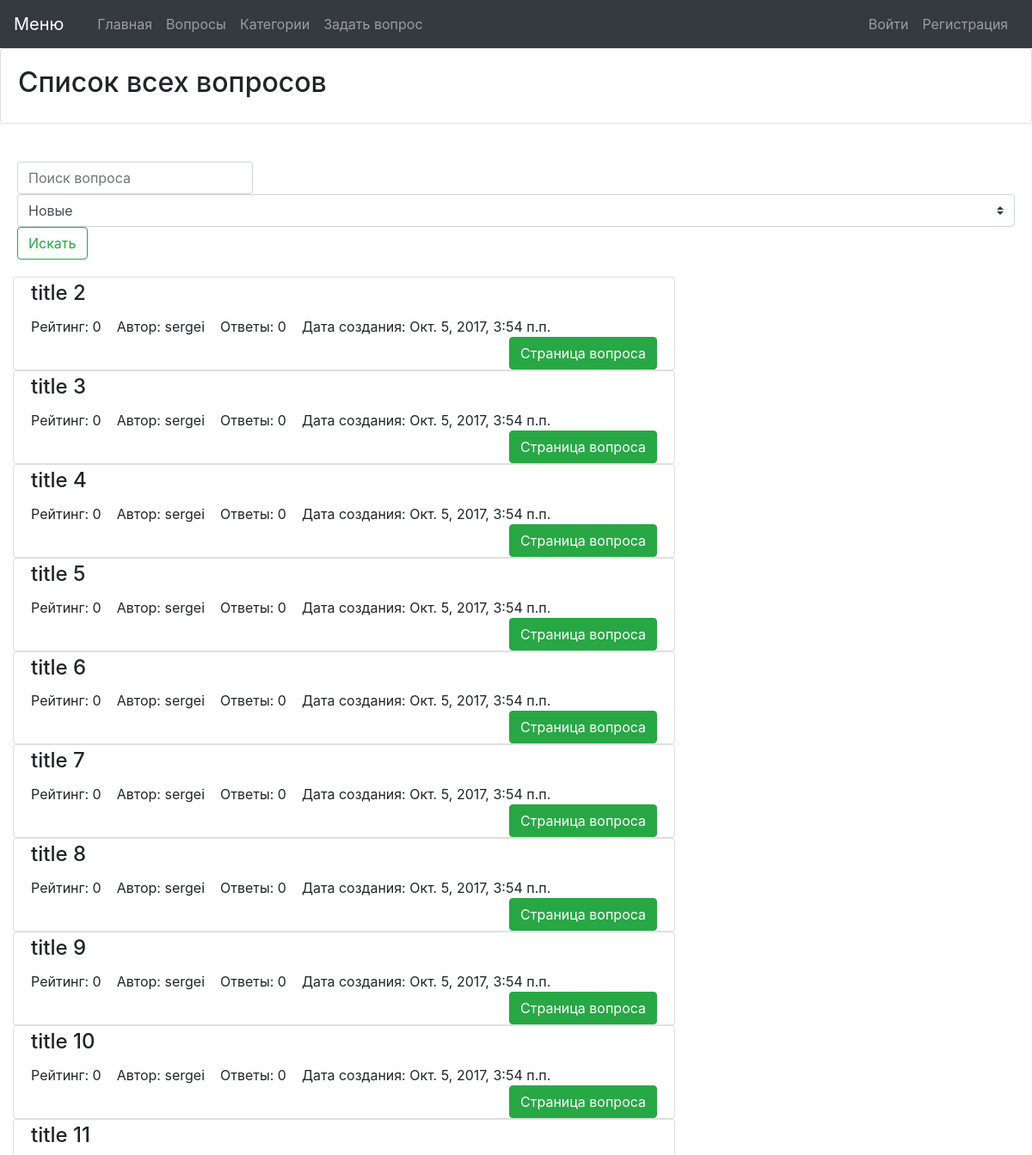
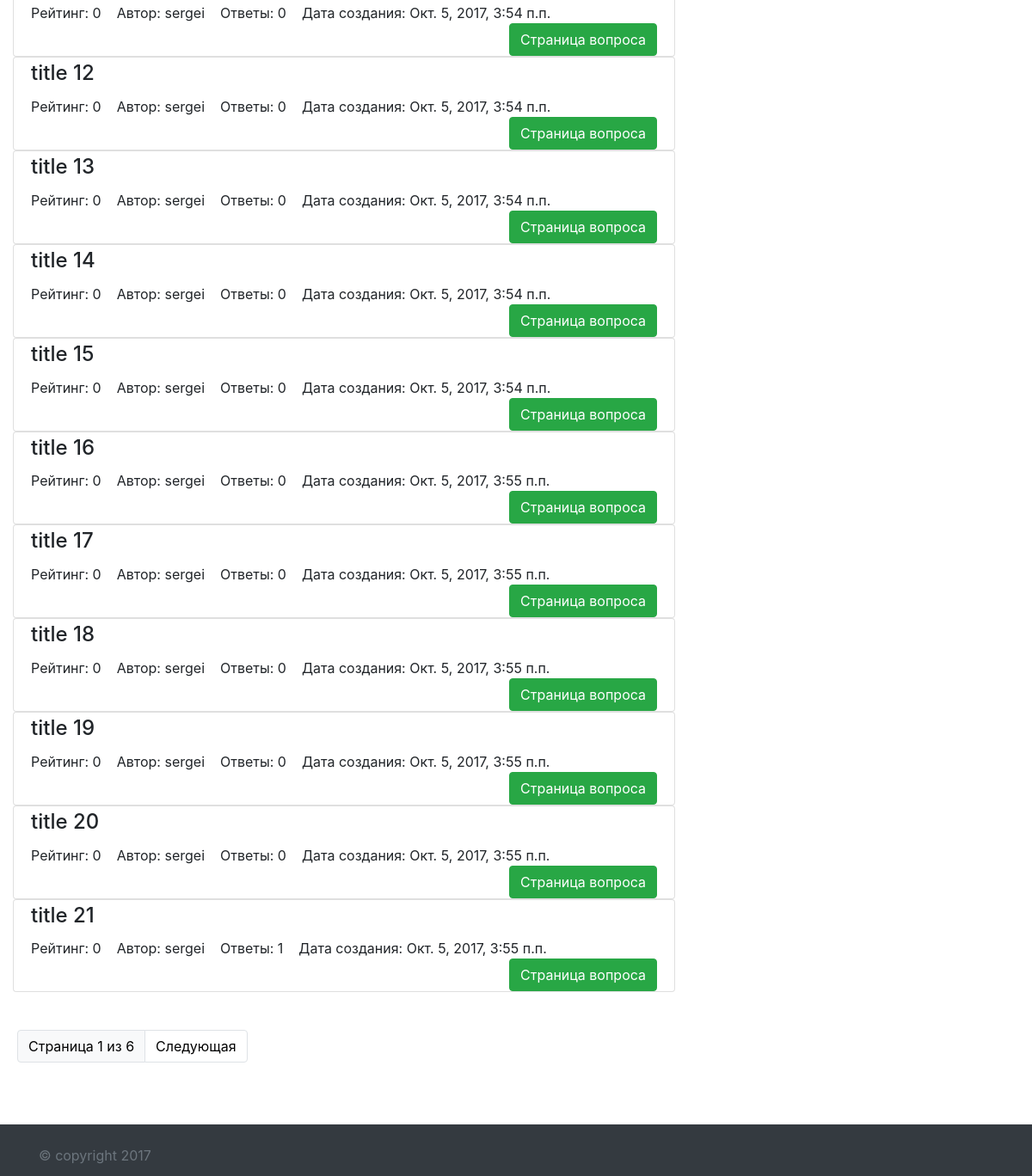
The app's page /questions/, older data (2 pictures, top to bottom).
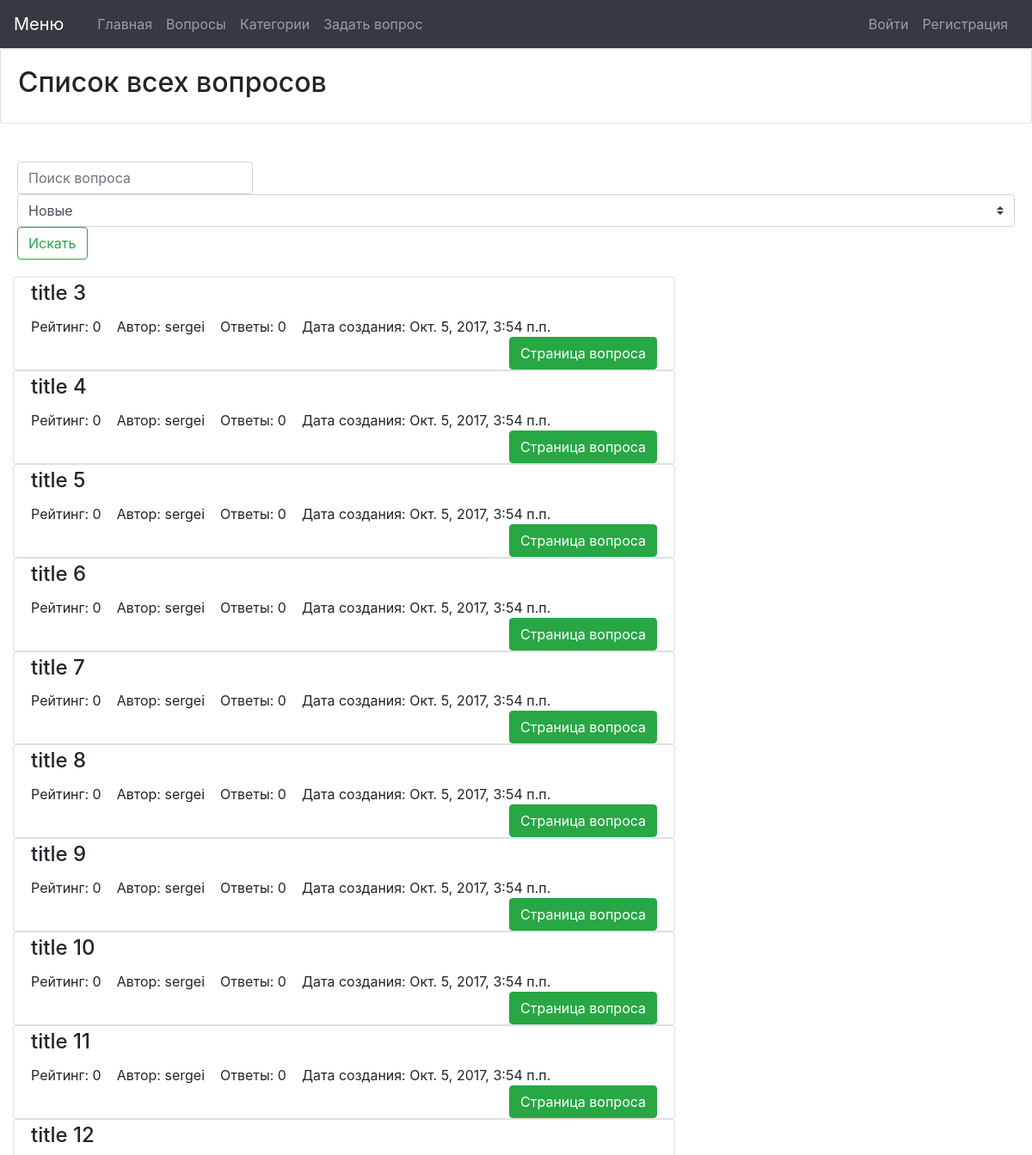
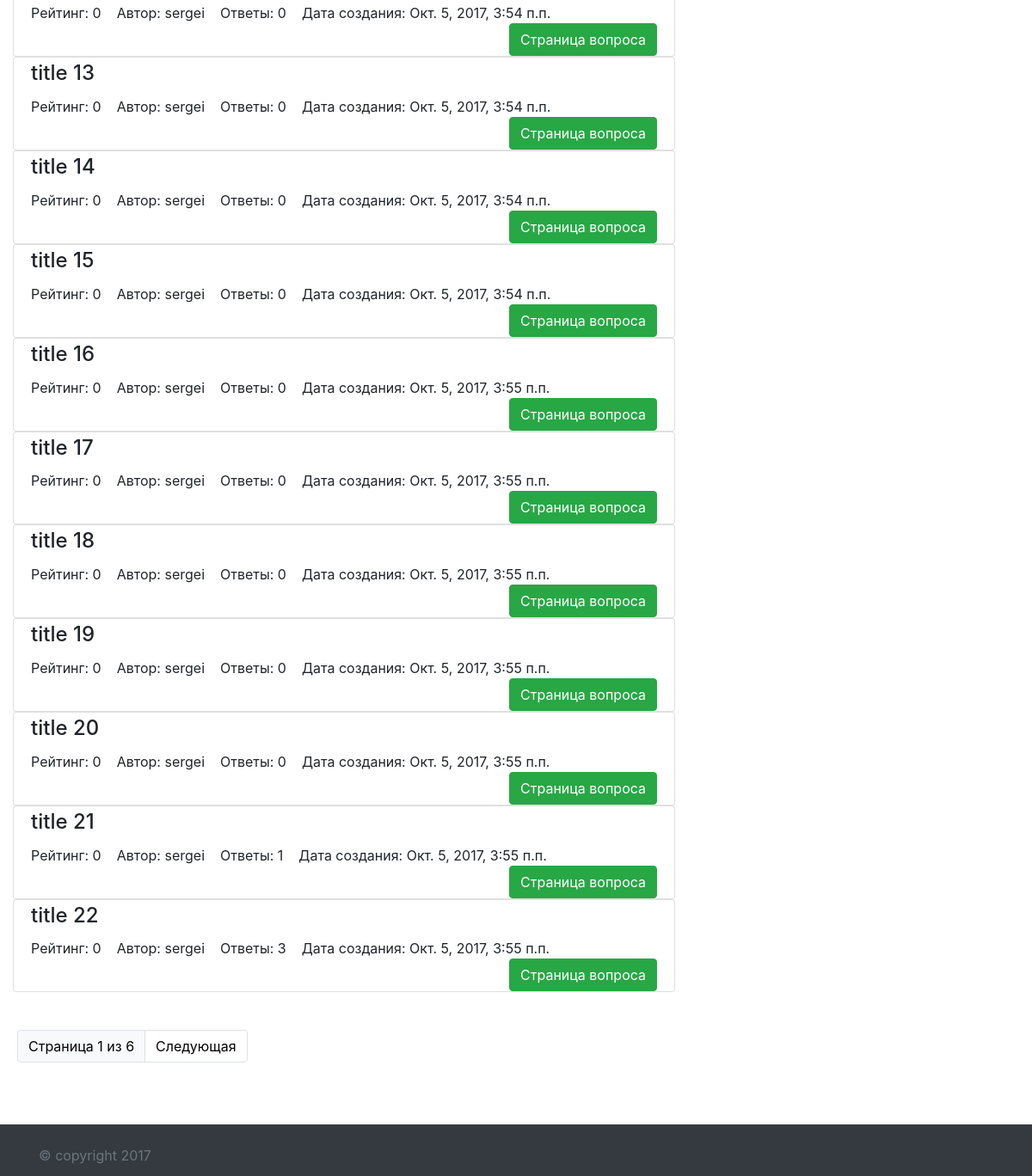
The same page, newer data (2 pictures, top to bottom).
### questions/models.py (models this page shows, shortened)
class Question(models.Model):
    author = models.ForeignKey(settings.AUTH_USER_MODEL)
    title = models.CharField(max_length=255, verbose_name=u'заголовок')
    text = models.TextField(verbose_name=u'описание')
    created_at = models.DateTimeField(auto_now_add=True, verbose_name=u'дата создания')
    rating = models.PositiveIntegerField(default=0, verbose_name=u'рейтинг')
    categories = models.ManyToManyField(Category, related_name='questions')
    class Meta:
        verbose_name = u'Вопрос'
        verbose_name_plural = u'Вопросы'
        ordering = ('-created_at', )

### questions/views.py (the view)
class QuestionList(ListView):
    template_name = "question_list.html"
    model = Question
    paginate_by = 20
    def dispatch(self, request, *args, **kwargs):
        self.form = QuestionListForm(request.GET)
        self.form.is_valid()
        return super(QuestionList, self).dispatch(request, *args, **kwargs)
    def get_queryset(self):
        queryset = Question.objects.all()
        if self.form.cleaned_data.get('search'):
            queryset = queryset.filter(title=self.form.cleaned_data['search'])
        if self.form.cleaned_data.get('sort_field'):
            queryset = queryset.order_by(self.form.cleaned_data['sort_field'])
        queryset = queryset.annotate(answers_count=Count('answers__id'))
        return queryset
    def get_context_data(self, **kwargs):
        context = super(QuestionList, self).get_context_data(**kwargs)
        context['form'] = self.form
        return context

### questions/forms.py
class QuestionListForm(forms.Form):
    search = forms.CharField(required=False)
    sort_field = forms.ChoiceField(choices=(('-created_at', u'Новые'), ('created_at', u'Старые'),
                                            ('title', u'Заголовок'), ('-answers_count', u'Кол-во ответов'),
                                            ('-rating', u'Рейтинг')), required=False)
    """
    def clean_search(self):
        search = self.cleaned_data.get('search')
        raise forms.ValidationError(u'Я неправильный поиск!')
        return search
    """

### questions/templates/question_list.html (shortened to what this page needs)
{% extends 'base.html' %}
{% block caption %}Список всех вопросов{% endblock %}
{% block content %}
    <div class="card-body">
    <form action="" class="form-inline my-2 my-lg-0">
        <input type="text" name="search" id="id_search" class="form-control mr-sm-2" placeholder="Поиск вопроса" />
        <select name="sort_field" id="id_sort_field" class="custom-select">
            <option value="-created_at">Новые</option>
        </select>
        <button type="submit" class="btn btn-outline-success">Искать</button>
    </form>
    </div>
    <div class="col-sm-8">
    {% for question in object_list %}
    <div class="row">
      <div class="col">
        <div class="card">
          <div class="card-body">
            <h4 class="card-title" style="margin-top: -16px;">{{ question.title }}</h4>
            <span class="card-text">Рейтинг: {{ question.rating }}</span>&nbsp;&nbsp;&nbsp;
            <span class="card-text">Автор: {{ question.author }}</span>&nbsp;&nbsp;&nbsp;
            <span class="card-text">Ответы: {{ question.answers_count }}</span>&nbsp;&nbsp;&nbsp;
            <span class="card-text">Дата создания: {{ question.created_at }}</span>
            <a href="{% url 'question_detail' pk=question.id %}" class="btn btn-success" style="float:right;margin-bottom:-20px;">Страница вопроса</a>
          </div>
        </div>
      </div>
    </div>
    {% endfor %}<br/>
    </div>
    <div class="card-body">
    {% if is_paginated %}
        <nav aria-label="Page navigation example">
          <ul class="pagination">
            <li class="page-item"><a class="page-link bg-light" href="#" style="color: black;">Страница {{ page_obj.number }} из {{ page_obj.paginator.num_pages }}</a></li>
        {% if page_obj.has_next %}
            <li class="page-item"><a class="page-link" href="?page={{ page_obj.next_page_number }}" style="color: black;">Следующая</a></li>
        {% endif %}
          </ul>
        </nav>
    {% endif %}
    </div>
{% endblock %}

### templates/base.html (shortened to what this page needs)
<!DOCTYPE html>
<html lang="en">
  <head>
    {% load static %}
    <link rel="stylesheet" type="text/css" href="{% static 'style.css' %}" />
    <link rel="stylesheet" href="https://maxcdn.bootstrapcdn.com/bootstrap/4.0.0-beta/css/bootstrap.min.css">
    <link rel="stylesheet" type="text/css" href="{% static 'jquery-ui.css' %}" />
    <link rel="stylesheet" type="text/css" href="{% static 'chosen.css' %}" />
  </head>
  <body>
    <header>
        <nav class="navbar navbar-expand-lg navbar-dark bg-dark">
          <a class="navbar-brand" href="/index/">Меню</a>
          <div class="collapse navbar-collapse" id="navbarNav">
            <div class="col-md-10">
            <ul class="navbar-nav">
              <li class="nav-item">
                <a class="nav-link" href="/index/">Главная <span class="sr-only">(current)</span></a>
              </li>
              <li class="nav-item">
                <a class="nav-link" href="/questions/">Вопросы</a>
              </li>
              <li class="nav-item">
                <a class="nav-link" href="/questions/categories/">Категории</a>
              </li>
              <li class="nav-item">
                <a class="nav-link" href="/questions/create/">Задать вопрос</a>
              </li>
            </ul>
            </div>
            <ul class="navbar-nav">
            {% if user.is_authenticated %}
              <li class="nav-item">
                  <a class="nav-link" href="/profile/">Профиль</a>
              </li>
              <li class="nav-item">
                  <form action="/logout/" method="post" class="form-inline">
                     {% csrf_token %}
                     <button class="btn btn-sm align-middle btn-outline-secondary" type="submit">Выйти</button>
                  </form>
              </li>
            {% else %}
              <li class="nav-item">
                  <a class="nav-link" href="/login/">Войти</a>
              </li>
              <li class="nav-item">
                  <a class="nav-link" href="/signup/">Регистрация</a>
              </li>
            {% endif %}
            </ul>
          </div>
        </nav>
    </header>
        <main>
            <div class="card">
                <div class="card-body">
                <h2>{% block caption %}{% endblock %}</h2>
                </div>
            </div><br/>
            {% block content %}{% endblock %}
        </main><br/><br/><br/><br/>
        <footer class="footer bg-dark">
            <div class="container">
                <br/><span class="text-muted">&#169; copyright 2017</span>
            </div>
        </footer>
  </body>
</html>

### static/style.css (style rules this page uses)
html { position: relative; min-height: 100%; }
body { margin-bottom: 60px; }
footer { position: absolute; bottom: 0; width: 100%; height: 60px; }

Row changes from the older to the newer data that the page shows:
removed Question: title "title 2", rating "0", author "sergei", answers_count "0", created_at "Окт. 5, 2017, 3:54 п.п."
now on this page (row unchanged): Question: title "title 22", rating "0", author "sergei", answers_count "3", created_at "Окт. 5, 2017, 3:55 п.п."
